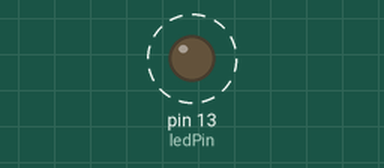
A sketch run on a simulated Arduino Uno, built with avr-gcc and run on an emulated ATmega328P. On the bench: output pins drawn as LEDs (lit = HIGH). Dashed ring = blinking.

Above: at 0.2 s.
Timing chart, 0 to 3.0 s (numbered marks = the images above):
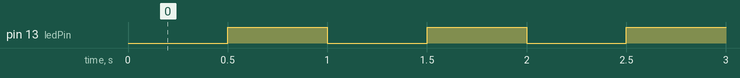

Measured:
- by itself, pin 13 (ledPin): alternates HIGH for 0.50 s and LOW for 0.50 s

The sketch:

blink1.ino
```cpp
const int ledPin = LED_BUILTIN;
int ledState = LOW;
unsigned long previous=0;
const long interval=500;

void setup() {
  // put your setup code here, to run once:
pinMode(ledPin,OUTPUT);
}

void loop() {
  unsigned long current=millis();
  if(current-previous>=interval)
  {
    previous=current;
    if(ledState==LOW)
    {
      ledState=HIGH;
    }
    else {
    ledState=LOW;
  }
  }
  // put your main code here, to run repeatedly:
  digitalWrite(ledPin,ledState);

}
```
